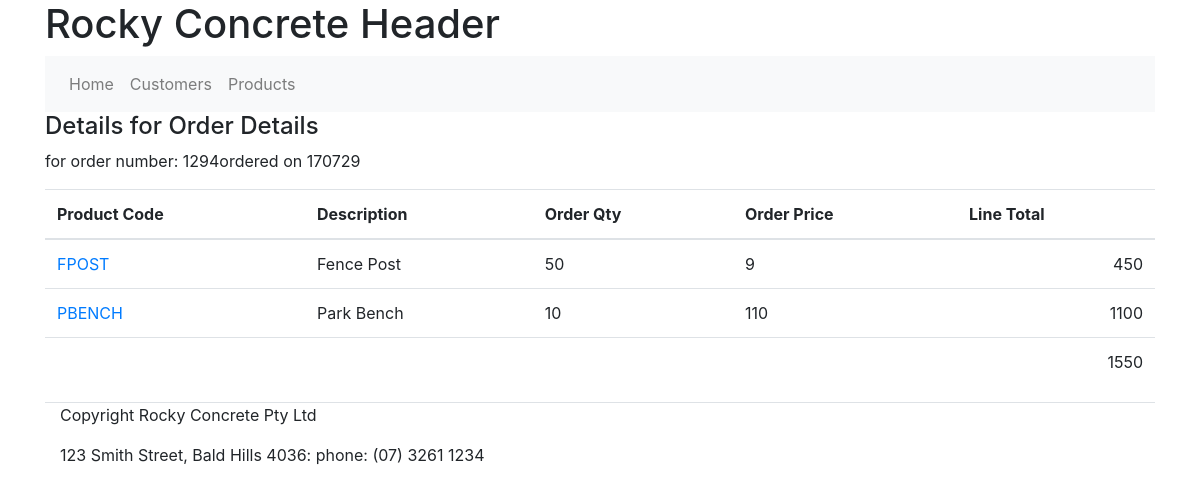
Page /order_details?oid=1294 on the committed database.
### tables this page shows
CREATE TABLE `order_details` (
  `order_no` int(11) NOT NULL,
  `prod_code` varchar(10) NOT NULL,
  `order_qty` int(11) NOT NULL,
  `order_price` decimal(10,0) NOT NULL
);

CREATE TABLE orders (order_no int (11) NOT NULL, order_date int (11) NOT NULL, cust_no int (11) NOT NULL);

CREATE TABLE `products` (
  `prod_code` varchar(10) NOT NULL,
  `description` varchar(50) NOT NULL,
  `prod_group` varchar(2) NOT NULL,
  `list_price` decimal(10,0) NOT NULL,
  `qty_on_hand` tinyint(4) NOT NULL,
  `remake_level` tinyint(4) NOT NULL,
  `remake_qty` tinyint(4) NOT NULL
);

### app.py (the view)
@app.route('/order_details')
def order_details():
    if request.args.get('oid'):
        id = int(request.args.get('oid'))
        sql = """
                select od.order_no, order_date, od.prod_code, order_qty, order_price, description, order_qty*order_price as 'total'
                from order_details od, products p, orders o
                where od.prod_code = p.prod_code
                and o.order_no = od.order_no
                and od.order_no = ?;"""
        cur.execute(sql,(id,))
        order_results = cur.fetchall()
        sql = """
                select sum(order_qty*order_price) as 'order total'
                from order_details
                where order_no = ?;"""
        cur.execute(sql, (id,))
        total = cur.fetchone()
        return render_template("order_details.html", title='Order Details', \
                               details=order_results, order_total=total)

### templates/order_details.html
{% extends 'layout.html' %}
{% block mainContent %}
<h4>Details for Order Details</h4>
<p>for order number: {{details[0]['order_no']}}ordered on {{details[0]['order_date']}}</p>
<table class="table">
    <thead>
    <tr>
        <th>Product Code</th>
        <th>Description</th>
        <th>Order Qty</th>
        <th>Order Price</th>
        <th>Line Total</th>
    </tr>
    </thead>
    <tbody>
    {% for item in details %}
    <tr>
        <td><a href="/product_details?pd={{item['order_no']}}">{{item['prod_code']}}</a></td>
        <td>{{item['description']}}</td>
        <td>{{item['order_qty']}}</td>
        <td>{{item['order_price']}}</td>
        <td style="text-align: right;">{{item['total']}}</td>
    </tr>
    {% endfor %}
    <tr>
        <td colspan="5" style="text-align: right;">{{order_total['order total']}}</td>
    </tr>
    </tbody>
</table>
{% endblock %}

### rows in the picture
order_details: order_no "1294", prod_code "FPOST", description "Fence Post", order_qty "50", order_price "9", total "450"
orders: order_date "170729"
order_details: prod_code "PBENCH", description "Park Bench", order_qty "10", order_price "110", total "1100"

### other values in the picture
{{ order_total['order total'] }} "1550"
